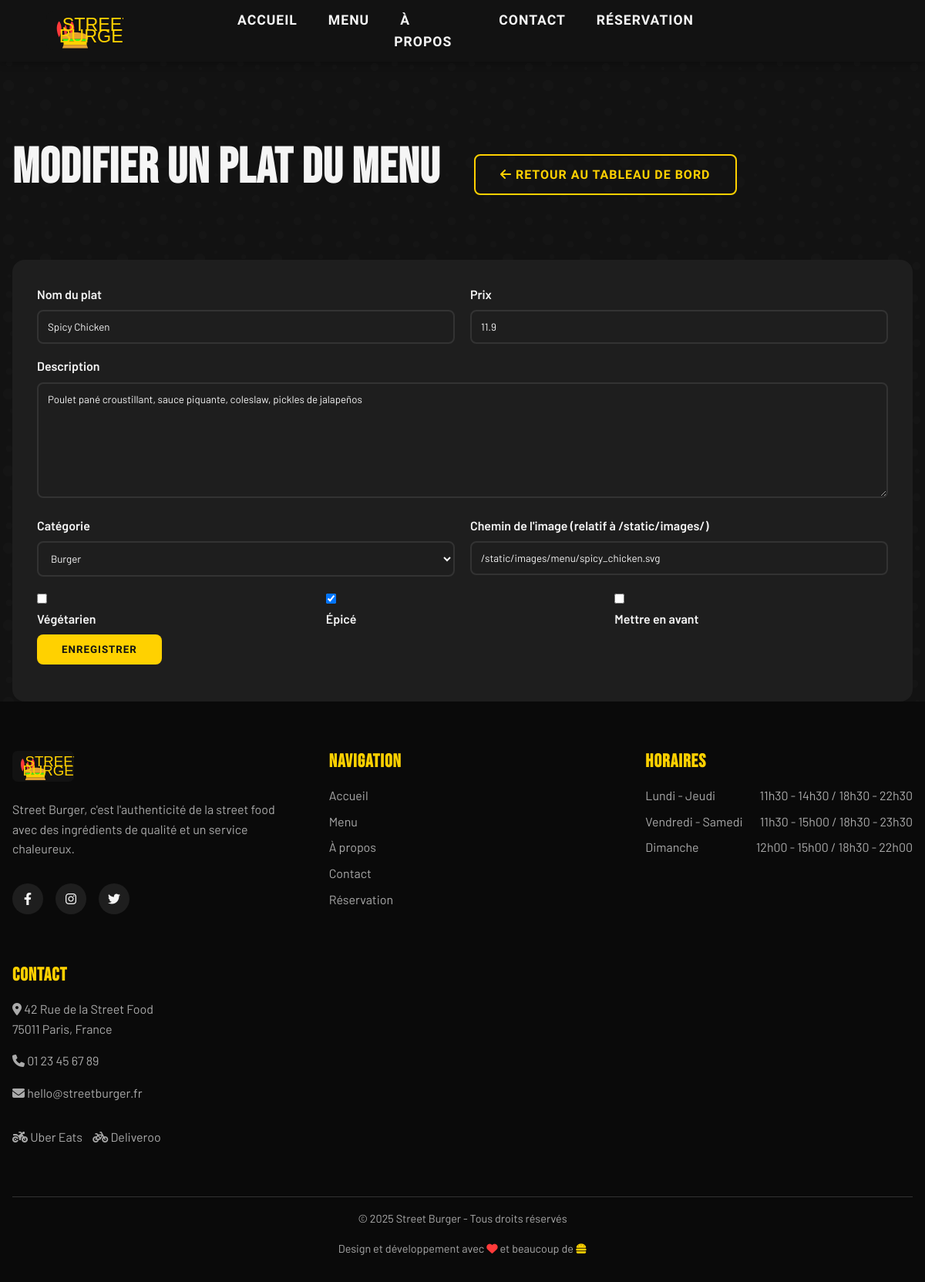
/admin/menu/edit/4 (signed in), run on the app's committed database.
### models.py (models this page shows, shortened)
class MenuItem(db.Model):
    id = db.Column(db.Integer, primary_key=True)
    name = db.Column(db.String(100), nullable=False)
    description = db.Column(db.Text, nullable=False)
    price = db.Column(db.Float, nullable=False)
    image_path = db.Column(db.String(255))
    category = db.Column(db.String(50), nullable=False)  # 'burger', 'side', 'dessert', 'boisson'
    is_vegetarian = db.Column(db.Boolean, default=False)
    is_spicy = db.Column(db.Boolean, default=False)
    featured = db.Column(db.Boolean, default=False)
    created_at = db.Column(db.DateTime, default=datetime.utcnow)

### routes.py (the view, shortened to what this page needs)
    @app.route('/admin/menu/edit/<int:item_id>', methods=['GET', 'POST'])
    @login_required
    @admin_required
    def edit_menu_item(item_id):
        menu_item = MenuItem.query.get_or_404(item_id)
        form = MenuItemForm(obj=menu_item)
        return render_template('admin/upload.html', form=form, title="Modifier un plat du menu")

### forms.py
class MenuItemForm(FlaskForm):
    name = StringField('Nom du plat', validators=[DataRequired(), Length(min=2, max=100)])
    description = TextAreaField('Description', validators=[DataRequired(), Length(min=10, max=500)])
    price = FloatField('Prix', validators=[DataRequired(), NumberRange(min=0.1)])
    category = SelectField('Catégorie', choices=[
        ('burger', 'Burger'),
        ('side', 'Accompagnement'),
        ('dessert', 'Dessert'),
        ('boisson', 'Boisson')
    ], validators=[DataRequired()])
    is_vegetarian = BooleanField('Végétarien')
    is_spicy = BooleanField('Épicé')
    featured = BooleanField('Mettre en avant')
    image_path = StringField('Chemin de l\'image (relatif à /static/images/)')
    submit = SubmitField('Enregistrer')

### templates/admin/upload.html (shortened to what this page needs)
{% extends 'base.html' %}  {% block content %}
<div class="admin-container">
  <div class="container">
    <div class="admin-header">
      <div class="row justify-between align-center">
        <div class="col">
          <h1>{{ title }}</h1>
        </div>
        <div class="col text-right">
          <a href="{{ url_for('admin_dashboard') }}" class="btn btn-outline">
            <i class="fas fa-arrow-left"></i> Retour au tableau de bord
          </a>
        </div>
      </div>
    </div>
    <div class="admin-content">
      <div class="upload-form">
        <form method="POST" enctype="multipart/form-data">
          {% if 'menu' in request.path %}
          <div class="form-row">
            <div class="form-col">
              <div class="form-group">
                {{ form.name.label }} {{ form.name(class="form-control",
                placeholder="Nom du plat") }}
              </div>
            </div>
            <div class="form-col">
              <div class="form-group">
                {{ form.price.label }} {{ form.price(class="form-control",
                placeholder="9.90") }}
              </div>
            </div>
          </div>
          <div class="form-group">
            {{ form.description.label }} {{
            form.description(class="form-control", placeholder="Description du
            plat", rows=3) }}
          </div>
          <div class="form-row">
            <div class="form-col">
              <div class="form-group">
                {{ form.category.label }} {{ form.category(class="form-control")
                }}
              </div>
            </div>
            <div class="form-col">
              <div class="form-group">
                {{ form.image_path.label }} {{
                form.image_path(class="form-control",
                placeholder="menu/burger.jpg") }}
              </div>
            </div>
          </div>
          <div class="form-row">
            <div class="form-col">
              <div class="form-check">
                {{ form.is_vegetarian(class="form-check-input") }} {{
                form.is_vegetarian.label(class="form-check-label") }}
              </div>
            </div>
            <div class="form-col">
              <div class="form-check">
                {{ form.is_spicy(class="form-check-input") }} {{
                form.is_spicy.label(class="form-check-label") }}
              </div>
            </div>
            <div class="form-col">
              <div class="form-check">
                {{ form.featured(class="form-check-input") }} {{
                form.featured.label(class="form-check-label") }}
              </div>
            </div>
          </div>
          {% endif %}
          <div class="form-group">
            {{ form.submit(class="btn btn-primary") }}
          </div>
        </form>
      </div>
    </div>
  </div>
</div>
{% endblock %}

### static/css/style.css (style rules this page uses)
:root { --dark-bg: #121212; --dark-bg-alt: #1e1e1e; --mustard: #ffd100; --ketchup: #ff3a3a; --neon-green: #39ff14; --txt-light: #f5f5f5; --txt-gray: #aaaaaa; --border-color: #333333; --primary: var(--mustard); --secondary: var(--ketchup); --accent: var(--neon-green); --bg-main: var(--dark-bg); --bg-alt: var(--dark-bg-alt); --text-main: var(--txt-light); --text-secondary: var(--txt-gray); --spacing-xs: 0.5rem; --spacing-sm: 1rem; --spacing-md: 2rem; --spacing-lg: 4rem; --spacing-xl: 8rem; --border-radius-sm: 4px; --border-radius-md: 8px; --border-radius-lg: 16px; --z-sticky: 100; --z-modal: 1000; }
* { margin: 0; padding: 0; box-sizing: border-box; }
html { font-size: 16px; scroll-behavior: smooth; }
body { font-family: "Barlow", sans-serif; background-color: var(--bg-main); color: var(--text-main); line-height: 1.6; overflow-x: hidden; }
h1, h2, h3, h4, h5, h6 { font-family: "Bebas Neue", sans-serif; text-transform: uppercase; letter-spacing: 1px; margin-bottom: 1rem; line-height: 1.2; }
h1 { font-size: 4rem; }
a { color: var(--primary); text-decoration: none; transition: all 0.3s ease; }
.container { width: 100%; max-width: 1200px; margin: 0 auto; padding: 0 var(--spacing-sm); }
.row { display: flex; flex-wrap: wrap; margin: 0 -15px; }
.col { flex: 1; padding: 0 15px; }
.btn { display: inline-block; font-family: "Barlow Condensed", sans-serif; text-transform: uppercase; font-weight: 700; padding: 0.75rem 2rem; border-radius: var(--border-radius-md); cursor: pointer; transition: all 0.3s ease; letter-spacing: 1px; border: none; text-align: center; }
.btn-primary { background-color: var(--primary); color: var(--dark-bg); }
.btn-outline { background-color: transparent; border: 2px solid var(--primary); color: var(--primary); }
.form-group { margin-bottom: var(--spacing-sm); }
label { display: block; margin-bottom: 0.5rem; font-weight: 600; }
.form-control { width: 100%; padding: 0.75rem; border: 2px solid var(--border-color); border-radius: var(--border-radius-md); background-color: var(--bg-alt); color: var(--text-main); font-family: inherit; transition: all 0.3s ease; }
textarea.form-control { min-height: 150px; resize: vertical; }
.form-row { display: flex; flex-wrap: wrap; margin: 0 -10px; }
.form-col { flex: 1; min-width: 200px; padding: 0 10px; }
.admin-container { padding-top: 100px; }
.admin-header { margin-bottom: var(--spacing-lg); }
.admin-content { background-color: var(--bg-alt); padding: var(--spacing-md); border-radius: var(--border-radius-lg); }
.justify-between { justify-content: space-between; }
.align-center { align-items: center; }

### data on the page
MenuItem: name "Spicy Chicken", price "11.9", description "Poulet pané croustillant, sauce piquante, coleslaw, pickles de jalapeños", category "Burger", image_path "/static/images/menu/spicy_chicken.svg", is_spicy "☑"

### other printed values
{{ title }} "MODIFIER UN PLAT DU MENU"
